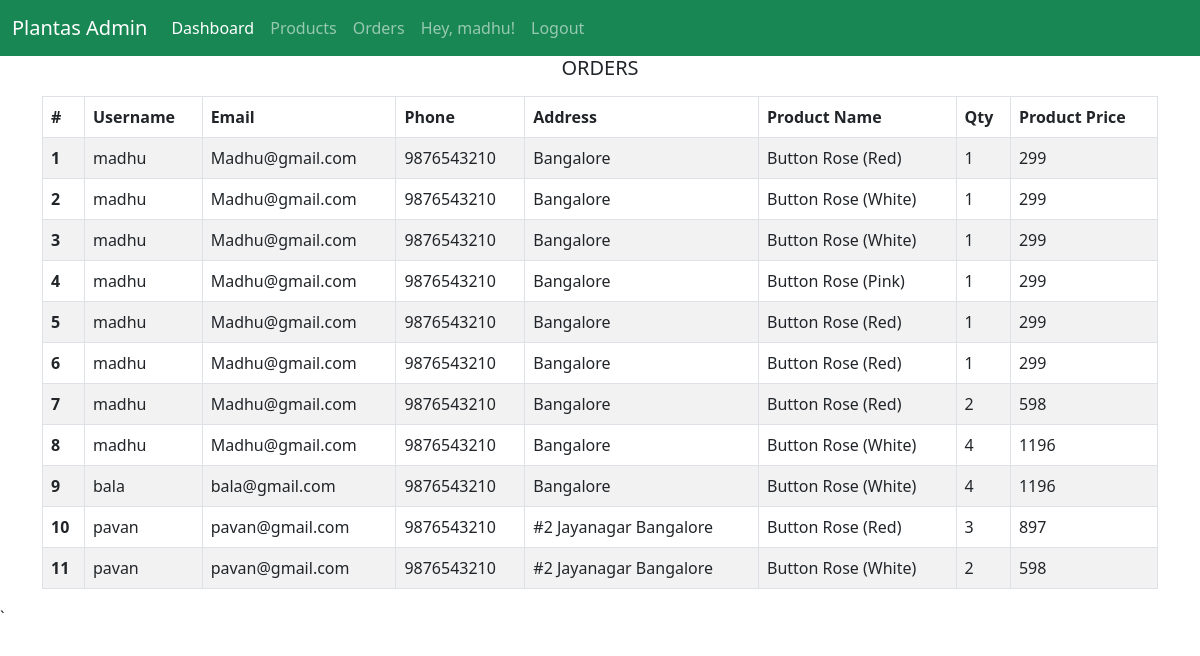
Page /admin/orders (signed in) on the committed database.
### tables this page shows
CREATE TABLE "users" (
	"id"	INTEGER,
	"username"	TEXT,
	"password"	TEXT,
	"address"	TEXT,
	"phone"	TEXT,
	"email"	TEXT,
	PRIMARY KEY("id" AUTOINCREMENT)
);

CREATE TABLE "products" (
	"id"	INTEGER,
	"name"	TEXT NOT NULL,
	"price"	TEXT,
	"details"	TEXT,
	"image"	TEXT,
	"tags"	TEXT,
	"category"	TEXT,
	PRIMARY KEY("id" AUTOINCREMENT)
);

CREATE TABLE "orders" (
	"id"	INTEGER,
	"pid"	INTEGER,
	"qty"	INTEGER,
	"uid"	INTEGER,
	"status"	TEXT,
	"date"	INTEGER,
	PRIMARY KEY("id" AUTOINCREMENT)
);

### main.py (the view)
@app.get("/admin/orders", response_class=HTMLResponse)
def admin_orders(request: Request):
    con = sqlite3.connect(DATABASE_NAME)
    con.row_factory = sqlite3.Row
    cur = con.cursor()
    cur.execute("SELECT *, o.id as oid from users u, products p, orders o where o.uid = u.id and o.pid = p.id")
    orders = cur.fetchall()
    con.close
    return templates.TemplateResponse("/admin/orders.html", {"request": request, "orders": orders})

### templates/admin/orders.html (shortened to what this page needs)
{% extends "/admin/base.html" %}
{% block content  %}
<div class="container">
    <h5 class="text-center">ORDERS</h5>
    <table class="table table-striped table-bordered my-3">
        <thead>
            <tr>
              <th scope="col">#</th>
              <th scope="col">Username</th>
              <th scope="col">Email</th>
              <th scope="col">Phone</th>
              <th scope="col">Address</th>
              <th scope="col">Product Name</th>
              <th scope="col">Qty</th>
              <th scope="col">Product Price</th>
            </tr>
          </thead>
          <tbody>
            {% for order in orders %}
            <tr>
                <th scope="row">{{ order.oid }}</th>
                <td>{{order.username}}</td>
                <td>{{order.email}}</td>
                <td>{{order.phone}}</td>
                <td>{{order.address}}</td>
                <td>{{order.name}}</td>
                <td>{{order.qty}}</td>
                <td>{{order.qty | int * order.price | int}}</td>
            </tr>
            {% endfor %}
            </tbody>
    </table>
</div>
{% endblock %}

### templates/admin/base.html (shortened to what this page needs)
<!doctype html>
<html lang="en">
<head>
    <link href="{{ url_for('static', path='/css/bootstrap.css') }}" rel="stylesheet" />
</head>
<body>
<nav class="navbar navbar-expand-lg navbar-dark bg-success">
    <div class="container-fluid">
        <a class="navbar-brand" href="/admin/dashboard">Plantas Admin</a>
        <div class="collapse navbar-collapse" id="navbarNav">
            <ul class="navbar-nav">
                <li class="nav-item">
                    <a class="nav-link active" aria-current="page" href="/admin/dashboard">Dashboard</a>
                </li>
                <li class="nav-item">
                    <a class="nav-link" href="/admin/products">Products</a>
                </li>
                <li class="nav-item">
                    <a class="nav-link" href="/admin/orders">Orders</a>
                </li>
                {% if request.session.get('isLogin') %}
                <li class="nav-item">
                    <a class="nav-link" href="#">Hey, {{request.session.get('username')}}!</a>
                </li>
                <li class="nav-item">
                    <a class="nav-link" href="/logout">Logout</a>
                </li>
                {% endif %}
            </ul>
        </div>
    </div>
</nav>
<main id="content">{% block content %}{% endblock %}</main>
</body>
</html>`

### rows in the picture
users: session.get "madhu"
products: oid "1", username "madhu", email "Madhu@gmail.com", phone "9876543210", address "Bangalore", name "Button Rose (Red)", qty "1", order.qty|int*order.price|int "299", oid "5", oid "6", oid "7", qty "2", order.qty|int*order.price|int "598", oid "10", username "pavan", email "pavan@gmail.com", address "#2 Jayanagar Bangalore", qty "3", order.qty|int*order.price|int "897"
products: oid "2", username "madhu", email "Madhu@gmail.com", phone "9876543210", address "Bangalore", name "Button Rose (White)", qty "1", order.qty|int*order.price|int "299", oid "3", oid "8", qty "4", order.qty|int*order.price|int "1196", oid "9", username "bala", email "bala@gmail.com", oid "11", username "pavan", email "pavan@gmail.com", address "#2 Jayanagar Bangalore", qty "2", order.qty|int*order.price|int "598"
products: oid "4", username "madhu", email "Madhu@gmail.com", phone "9876543210", address "Bangalore", name "Button Rose (Pink)", qty "1", order.qty|int*order.price|int "299"
